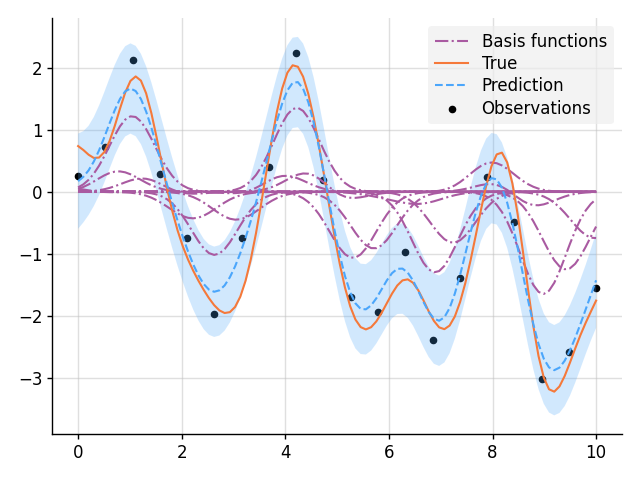

The script that saved this image:
import matplotlib.pyplot as plt
from wbml.plot import tweak

from stheno import B, Measure, GP, EQ

# Define points to predict at.
x = B.linspace(0, 10, 100)
x_obs = B.linspace(0, 10, 20)

with Measure() as prior:
    w = lambda x: B.exp(-(x**2) / 0.5)  # Basis function
    b = [(w * GP(EQ())).shift(xi) for xi in x_obs]  # Weighted basis functions
    f = sum(b)

# Sample a true, underlying function and observations.
f_true, y_obs = prior.sample(f(x), f(x_obs, 0.2))

# Condition on the observations to make predictions.
post = prior | (f(x_obs, 0.2), y_obs)

# Plot result.
for i, bi in enumerate(b):
    mean, lower, upper = post(bi(x)).marginal_credible_bounds()
    kw_args = {"label": "Basis functions"} if i == 0 else {}
    plt.plot(x, mean, style="pred2", **kw_args)
plt.plot(x, f_true, label="True", style="test")
plt.scatter(x_obs, y_obs, label="Observations", style="train", s=20)
mean, lower, upper = post(f(x)).marginal_credible_bounds()
plt.plot(x, mean, label="Prediction", style="pred")
plt.fill_between(x, lower, upper, style="pred")
tweak()

plt.savefig("readme_example11_nonparametric_basis.png")
plt.show()
